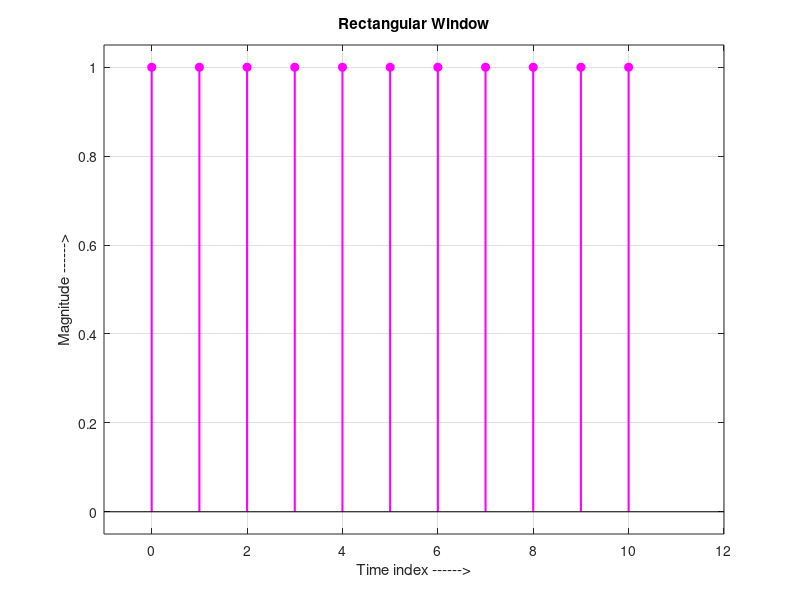
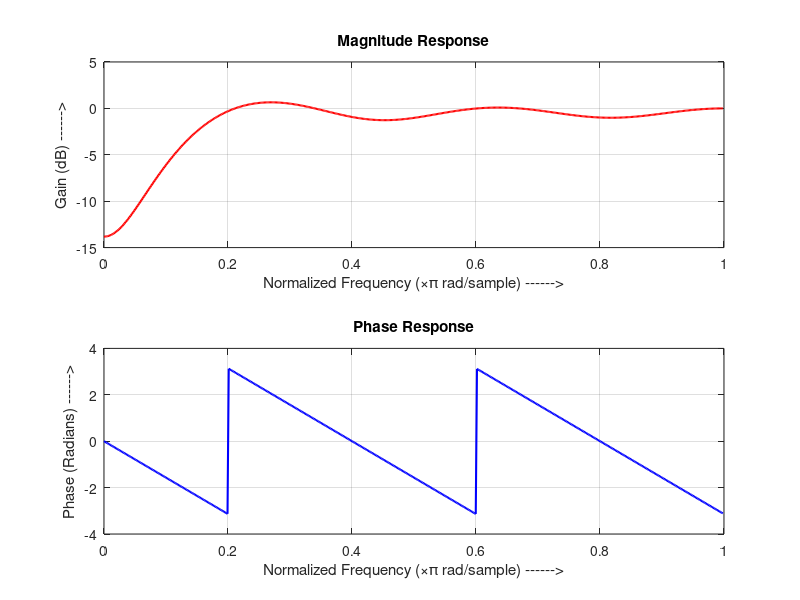

These figures' MATLAB source, in order:
clear all; 
close all; 
clc;

% Filter and Window Parameters
N = 11; % Window length
Rw = boxcar(N); % Rectangular window (Boxcar)

% FIR Filter Design (High-Pass Filter)
b = fir1(10, 0.08, 'high', Rw); % High-pass FIR filter design using Rectangular window

% Display Window Coefficients
disp('Window Coefficient = ');
disp(Rw);

% Frequency Response of the FIR Filter
[h, f] = freqz(b, 1, 512); % Frequency response of the filter
mag = 20*log10(abs(h)); % Magnitude response in dB
phase = angle(h); % Phase response

% Plot Window Coefficient
n = 0:N-1;
figure();
stem(n, Rw, 'm', 'fill', 'LineWidth', 1.5); 
grid on;
xlabel('Time index ------>');
ylabel('Magnitude ------>');
title('Rectangular Window');
axis([-1 N+1 -0.05 1.05]);

% Magnitude Response
figure();
subplot(2,1,1);
plot(f/pi, mag, 'r', 'LineWidth', 1.5); 
grid on;
xlabel('Normalized Frequency (\times\pi rad/sample) ------>');
ylabel('Gain (dB) ------>');
title('Magnitude Response');

% Phase Response
subplot(2,1,2);
plot(f/pi, phase, 'b', 'LineWidth', 1.5); 
grid on;
xlabel('Normalized Frequency (\times\pi rad/sample) ------>');
ylabel('Phase (Radians) ------>');
title('Phase Response');
